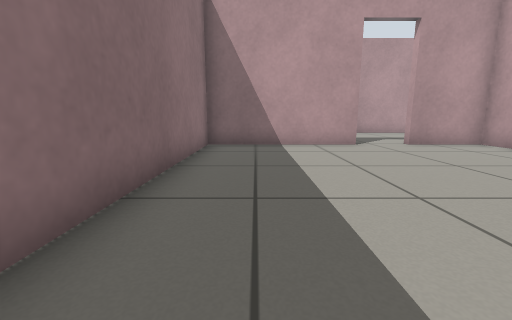
[1] (above)

23 first-person views from a walk through a Gazebo world. The camera is 0.5 m above the floor, tilts 10° down and sees 90° across. The floor is counted in squares, 0.5 m on a side. Each view is taken from the middle of a square. On the plan, view 1 faces up. The plan holds only what a view shows up to about 11 squares ahead; the rest is blank. The place goes on beyond the plan. Robots are left out.

[2]
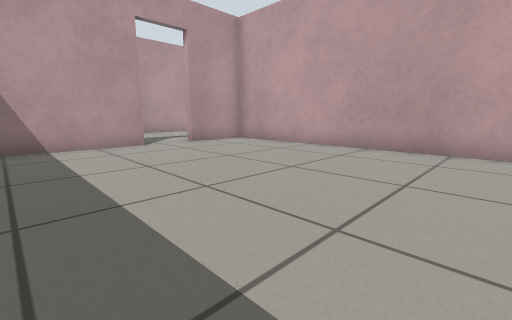

[3]
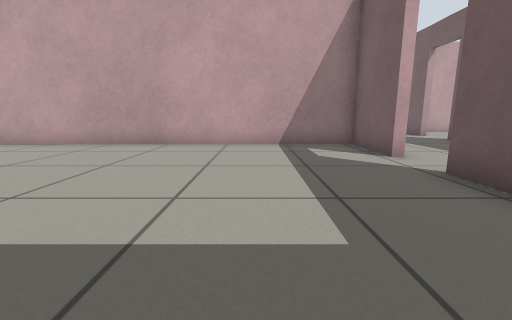

[4]
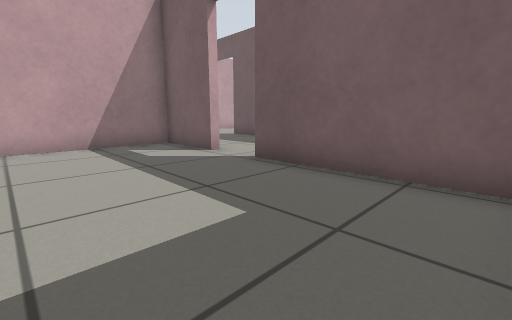

[5]
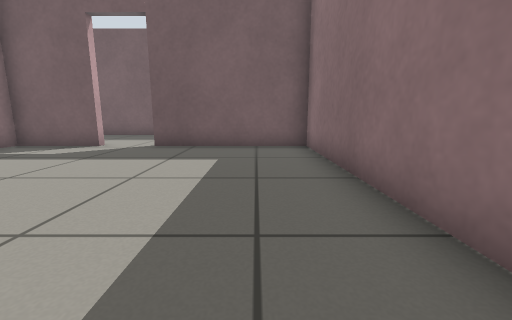

[6]
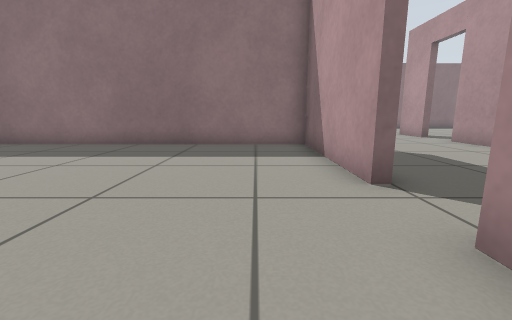

[7]
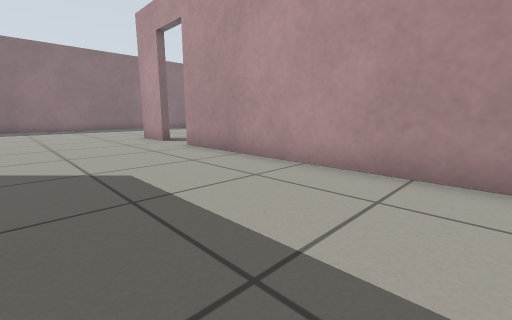

[8]
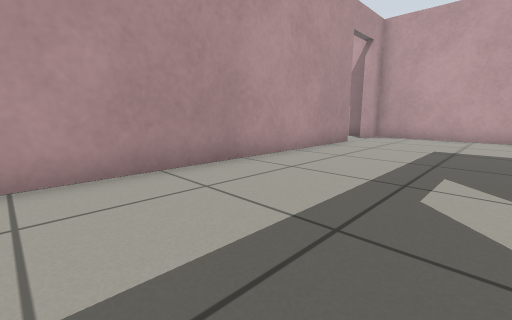

[9]
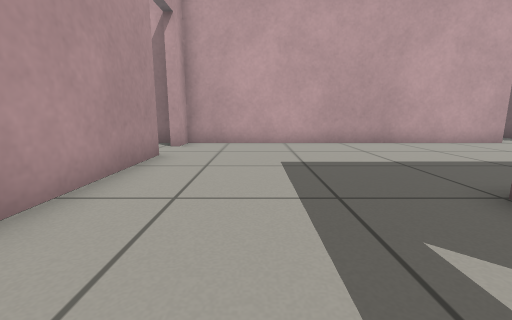

[10]
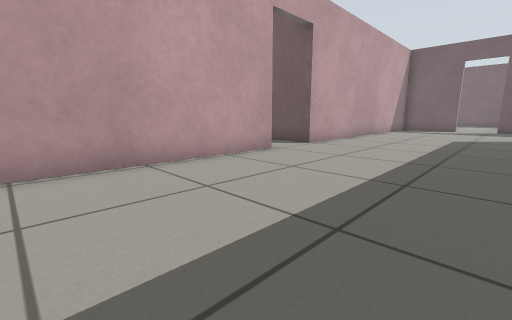

[11]
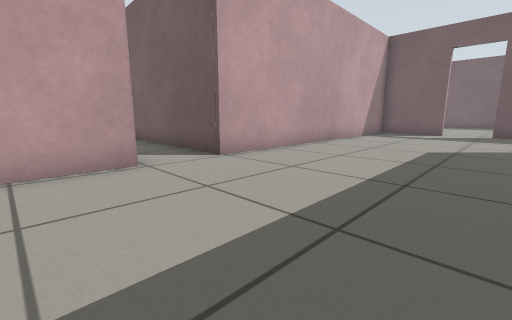

[12]
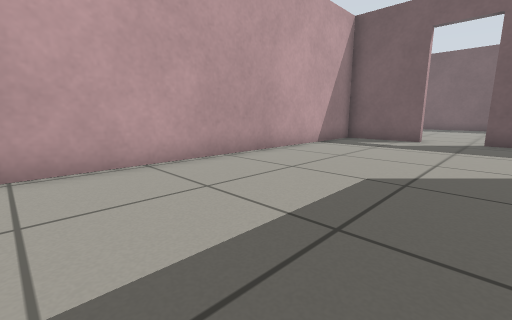

[13]
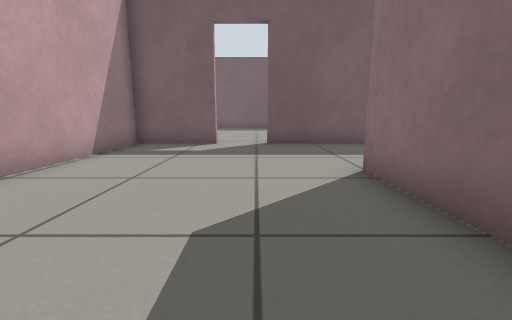

[14]
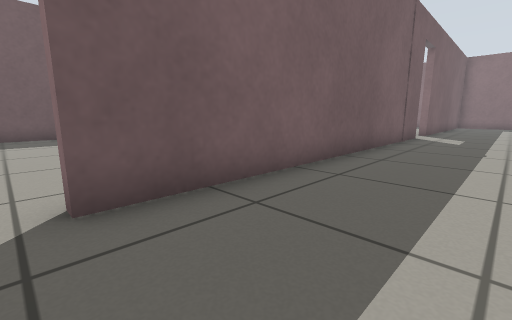

[15]
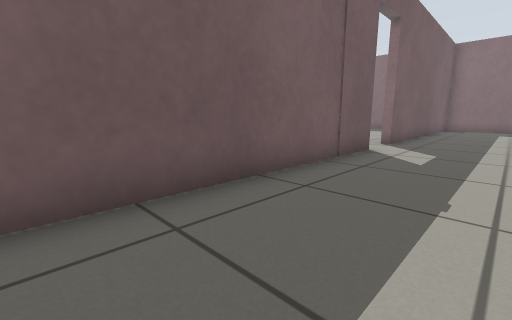

[16]
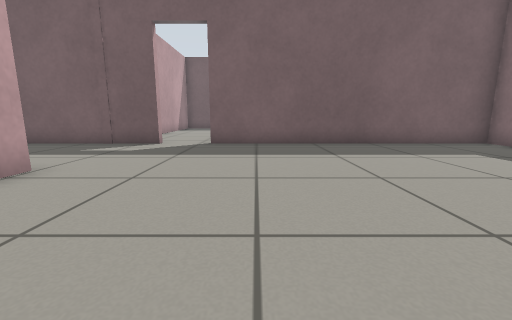

[17]
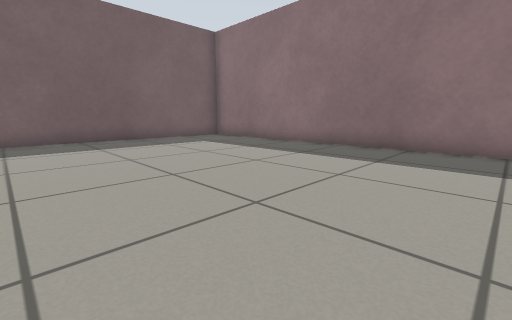

[18]
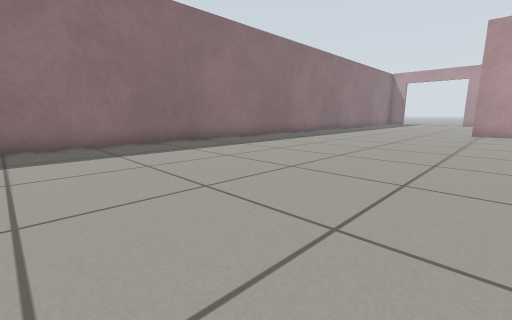

[19]
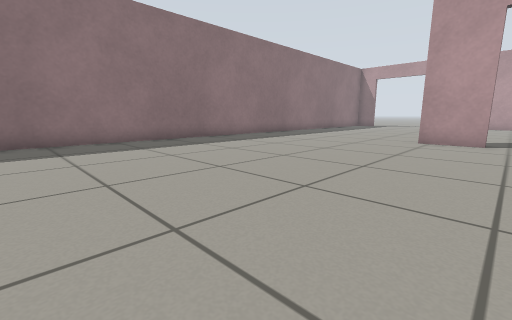

[20]
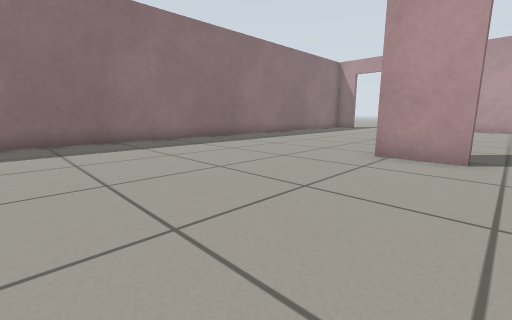

[21]
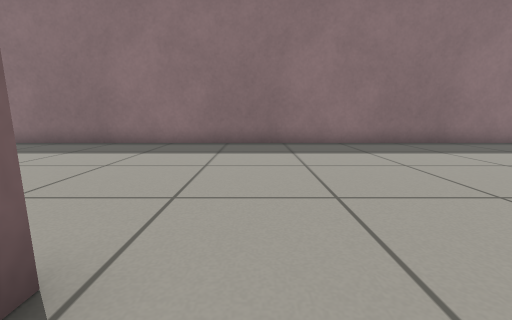

[22]
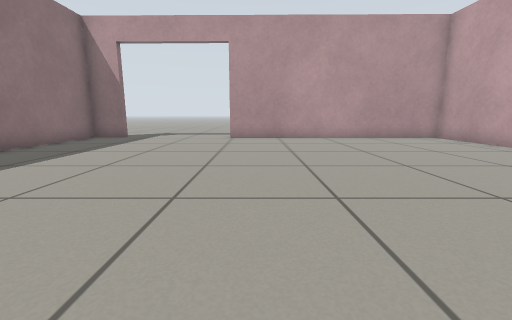

[23]
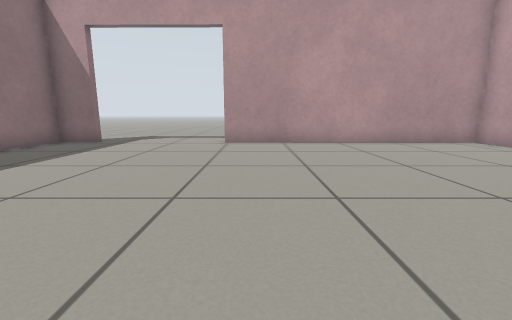

### Floor plan
Points are (right, up) in squares from view 1. A wall is a line through its corners. A room is listed if a view was taken in it or the views show most of it. See-through windows are left out.
Room 1 (views 1, 2, 3, 4, 5, 6)
walls: (3.5, 8.7) (-1.6, 8.7) (-1.6, -5.2) (3.3, -5.3); (5, -5.3) (7.7, -5.3) (7.6, 8.7) (5.1, 8.7)
ways out: open door at (4.3, -5.3) to room 2; open door at (4.5, 9) to room 2
Room 2 (views 7, 8, 9, 10, 11, 12, 13, 14, 15, 16, 17, 18, 19, 20, 21, 22, 23)
walls: (-4.5, 14.4) (-6.4, 14.4); (-1.9, -5.6) (-1.9, -4.9); (8, -2.8) (8, -5.7); (11.5, 14.4) (-2.8, 14.4); (-2.7, -9.9) (9.6, -9.9); (0.9, 23.9) (0.9, 27.2) (-8.1, 27.3); (14.2, 3.1) (14.2, 14.4) (13.1, 14.4); (-14.1, -9.1) (-14.1, -9.9) (-4.4, -9.9); (11.4, -9.9) (14.2, -9.9) (14.2, 1.1); (-12.8, 27.3) (-14.2, 27.4) (-14.1, -7.4)
ways out: open door at (4.3, -5.3) to room 1; open door at (4.5, 9) to room 1; open door at (-10.5, 27.5); open door at (-3.5, -10); open door at (-3.5, 14.5); open door at (10.5, -10); open door at (12.3, 14.7); open door at (14, 2)

Positions as (right, up) in squares from view 1, and headings:
1: (0, 0), facing up
2: (0, 0), facing up-right
3: (-1, -2), facing right
4: (-1, -1), facing down-right
5: (0, 3), facing down
6: (7, 7), facing left
7: (5, 10), facing up-left
8: (2, 10), facing up-right
9: (5, 12), facing right
10: (9, 9), facing down-right
11: (9, 5), facing down-right
12: (9, 1), facing down-right
13: (10, -1), facing down
14: (10, -7), facing down-left
15: (5, -7), facing down-left
16: (-6, -1), facing down
17: (-6, 1), facing down-left
18: (-5, -1), facing up-left
19: (-4, 4), facing up-left
20: (-4, 8), facing up-left
21: (-5, 16), facing left
22: (-7, 16), facing up
23: (-7, 18), facing up
